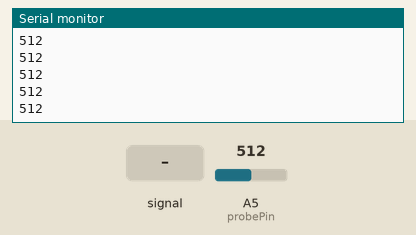
Recording of a sketch running on a simulated Arduino Uno, built with avr-gcc and run on an emulated ATmega328P. Shown: the last lines printed to the serial monitor. The inputs (shaded band) are chosen by the test bench; at power-on: A5 (probePin) = 512.

Above: at 1.2 s.
1.3 s: A5 (probePin) fed a 200 Hz sine of ±81 counts around its level
At 1.9 s:
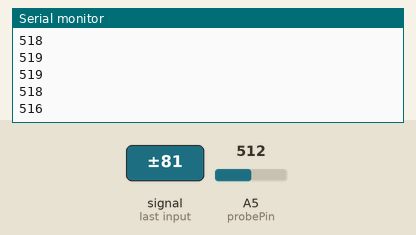
2.8 s: A5 (probePin) set to 716
At 3.3 s:
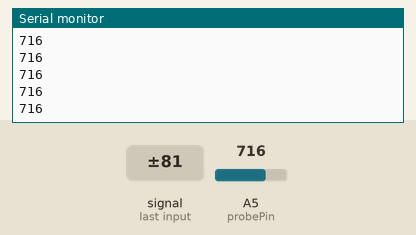
4.3 s: A5 (probePin) fed a 1000 Hz sine of ±255 counts around its level
At 5.0 s:
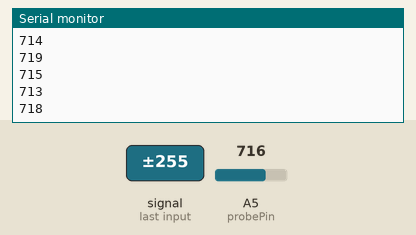
5.8 s: A5 (probePin) set to 900
At 6.3 s:
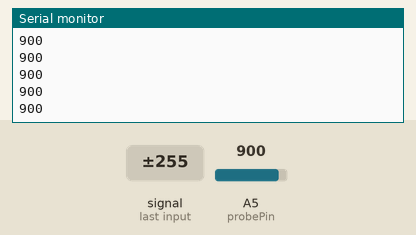
Timing chart, 0 to 8.3 s (numbered marks = the images above; inputs shaded):
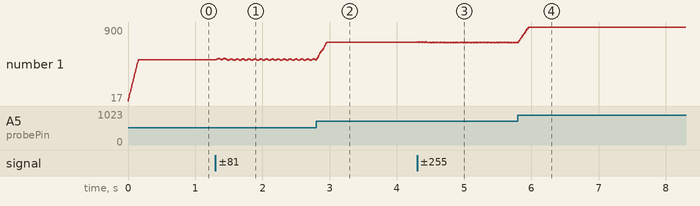

Measured:
- after the input at 1.3 s, the serial monitor: prints a new line at once (image 1)
- after the input at 2.8 s, the serial monitor: prints a new line at once (image 2)
- after the input at 4.3 s, the serial monitor: prints a new line at once (image 3)
- after the input at 5.8 s, the serial monitor: prints a new line at once (image 4)
- plotted number 1: 512 → 506 after the input at 1.3 s, 506 → 716 after the input at 2.8 s, 716 → 715 after the input at 4.3 s, 715 → 900 after the input at 5.8 s

The sketch:

emf_detect_2.ino
```cpp
#define NUMREADINGS 30 // raise this number to increase data smoothing


int senseLimit = 150; // raise this number to decrease sensitivity (up to 1023 max)
int probePin = 5; // analog 5
int val = 0; // reading from probePin


int readings[NUMREADINGS];                // the readings from the analog input
int index = 0;                            // the index of the current reading
int total = 0;                            // the running total
int average = 0;                          // final average of the probe reading

//CHANGE THIS TO affect the speed of the updates for numbers. Lower the number the faster it updates.
int updateTime = 5;

void setup() {

    Serial.begin(9600);  // initiate serial connection for debugging/etc

  for (int i = 0; i < NUMREADINGS; i++)
    readings[i] = 0;                      // initialize all the readings to 0
}

void loop() {
  val = analogRead(probePin);  // take a reading from the probe
 if(val >= 1){                // if the reading isn't zero, proceed
//    val = constrain(val, 1, senseLimit);  // turn any reading higher than the senseLimit value into the senseLimit value
//    val = map(val, 0, 1023, 0, 255);  // remap the constrained value within a 1 to 1023 range

    total -= readings[index];               // subtract the last reading
    readings[index] = val; // read from the sensor
    total += readings[index];               // add the reading to the total
    index = (index + 1);                    // advance to the next index

    if (index >= NUMREADINGS)               // if we're at the end of the array...
      index = 0;                            // ...wrap around to the beginning

    average = total / NUMREADINGS;          // calculate the average

    Serial.println(average); // use output to aid in calibrating
    delay(updateTime);
  }

}
```
